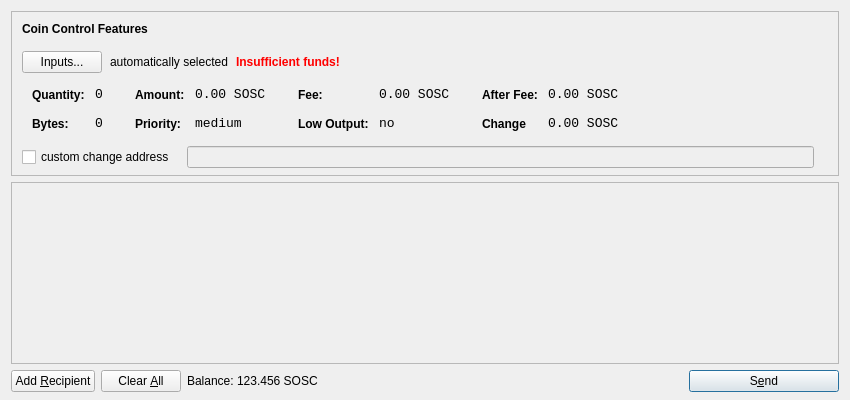
<?xml version="1.0" encoding="UTF-8"?>
<ui version="4.0">
 <class>SendCoinsDialog</class>
 <widget class="QDialog" name="SendCoinsDialog">
  <property name="geometry">
   <rect>
    <x>0</x>
    <y>0</y>
    <width>850</width>
    <height>400</height>
   </rect>
  </property>
  <property name="windowTitle">
   <string>Send Coins</string>
  </property>
  <layout class="QVBoxLayout" name="verticalLayout" stretch="0,1,0">
   <property name="bottomMargin">
    <number>8</number>
   </property>
   <item>
    <widget class="QFrame" name="frameCoinControl">
     <property name="sizePolicy">
      <sizepolicy hsizetype="Expanding" vsizetype="Expanding">
       <horstretch>0</horstretch>
       <verstretch>0</verstretch>
      </sizepolicy>
     </property>
     <property name="maximumSize">
      <size>
       <width>16777215</width>
       <height>16777215</height>
      </size>
     </property>
     <property name="frameShape">
      <enum>QFrame::StyledPanel</enum>
     </property>
     <property name="frameShadow">
      <enum>QFrame::Sunken</enum>
     </property>
     <layout class="QVBoxLayout" name="verticalLayoutCoinControl2">
      <property name="spacing">
       <number>-1</number>
      </property>
      <property name="leftMargin">
       <number>0</number>
      </property>
      <property name="topMargin">
       <number>0</number>
      </property>
      <property name="rightMargin">
       <number>0</number>
      </property>
      <property name="bottomMargin">
       <number>6</number>
      </property>
      <item>
       <layout class="QVBoxLayout" name="verticalLayoutCoinControl" stretch="0,0,0,0,1">
        <property name="spacing">
         <number>0</number>
        </property>
        <property name="leftMargin">
         <number>10</number>
        </property>
        <property name="topMargin">
         <number>10</number>
        </property>
        <item>
         <layout class="QHBoxLayout" name="horizontalLayoutCoinControl1">
          <property name="bottomMargin">
           <number>15</number>
          </property>
          <item>
           <widget class="QLabel" name="labelCoinControlFeatures">
            <property name="sizePolicy">
             <sizepolicy hsizetype="Preferred" vsizetype="Maximum">
              <horstretch>0</horstretch>
              <verstretch>0</verstretch>
             </sizepolicy>
            </property>
            <property name="font">
             <font>
              <weight>75</weight>
              <bold>true</bold>
             </font>
            </property>
            <property name="styleSheet">
             <string notr="true">font-weight:bold;</string>
            </property>
            <property name="text">
             <string>Coin Control Features</string>
            </property>
           </widget>
          </item>
         </layout>
        </item>
        <item>
         <layout class="QHBoxLayout" name="horizontalLayoutCoinControl2" stretch="0,0,0,0">
          <property name="spacing">
           <number>8</number>
          </property>
          <property name="bottomMargin">
           <number>10</number>
          </property>
          <item>
           <widget class="QPushButton" name="pushButtonCoinControl">
            <property name="styleSheet">
             <string notr="true"/>
            </property>
            <property name="text">
             <string>Inputs...</string>
            </property>
           </widget>
          </item>
          <item>
           <widget class="QLabel" name="labelCoinControlAutomaticallySelected">
            <property name="text">
             <string>automatically selected</string>
            </property>
            <property name="margin">
             <number>5</number>
            </property>
           </widget>
          </item>
          <item>
           <widget class="QLabel" name="labelCoinControlInsuffFunds">
            <property name="font">
             <font>
              <weight>75</weight>
              <bold>true</bold>
             </font>
            </property>
            <property name="styleSheet">
             <string notr="true">color:red;font-weight:bold;</string>
            </property>
            <property name="text">
             <string>Insufficient funds!</string>
            </property>
            <property name="margin">
             <number>5</number>
            </property>
           </widget>
          </item>
          <item>
           <spacer name="horizontalSpacerCoinControl">
            <property name="orientation">
             <enum>Qt::Horizontal</enum>
            </property>
            <property name="sizeHint" stdset="0">
             <size>
              <width>40</width>
              <height>1</height>
             </size>
            </property>
           </spacer>
          </item>
         </layout>
        </item>
        <item>
         <widget class="QWidget" name="widgetCoinControl" native="true">
          <property name="sizePolicy">
           <sizepolicy hsizetype="Preferred" vsizetype="Preferred">
            <horstretch>0</horstretch>
            <verstretch>0</verstretch>
           </sizepolicy>
          </property>
          <property name="minimumSize">
           <size>
            <width>0</width>
            <height>0</height>
           </size>
          </property>
          <property name="styleSheet">
           <string notr="true"/>
          </property>
          <layout class="QHBoxLayout" name="horizontalLayoutCoinControl5">
           <property name="margin">
            <number>0</number>
           </property>
           <item>
            <layout class="QHBoxLayout" name="horizontalLayoutCoinControl3" stretch="0,0,0,1">
             <property name="spacing">
              <number>20</number>
             </property>
             <property name="topMargin">
              <number>0</number>
             </property>
             <property name="bottomMargin">
              <number>10</number>
             </property>
             <item>
              <layout class="QFormLayout" name="formLayoutCoinControl1">
               <property name="horizontalSpacing">
                <number>10</number>
               </property>
               <property name="verticalSpacing">
                <number>14</number>
               </property>
               <property name="leftMargin">
                <number>10</number>
               </property>
               <property name="topMargin">
                <number>4</number>
               </property>
               <property name="rightMargin">
                <number>6</number>
               </property>
               <item row="0" column="0">
                <widget class="QLabel" name="labelCoinControlQuantityText">
                 <property name="styleSheet">
                  <string notr="true">font-weight:bold;</string>
                 </property>
                 <property name="text">
                  <string>Quantity:</string>
                 </property>
                 <property name="margin">
                  <number>0</number>
                 </property>
                </widget>
               </item>
               <item row="0" column="1">
                <widget class="QLabel" name="labelCoinControlQuantity">
                 <property name="font">
                  <font>
                   <family>Monospace</family>
                   <pointsize>10</pointsize>
                  </font>
                 </property>
                 <property name="cursor">
                  <cursorShape>IBeamCursor</cursorShape>
                 </property>
                 <property name="contextMenuPolicy">
                  <enum>Qt::ActionsContextMenu</enum>
                 </property>
                 <property name="text">
                  <string>0</string>
                 </property>
                 <property name="margin">
                  <number>0</number>
                 </property>
                 <property name="textInteractionFlags">
                  <set>Qt::LinksAccessibleByMouse|Qt::TextSelectableByKeyboard|Qt::TextSelectableByMouse</set>
                 </property>
                </widget>
               </item>
               <item row="1" column="0">
                <widget class="QLabel" name="labelCoinControlBytesText">
                 <property name="styleSheet">
                  <string notr="true">font-weight:bold;</string>
                 </property>
                 <property name="text">
                  <string>Bytes:</string>
                 </property>
                </widget>
               </item>
               <item row="1" column="1">
                <widget class="QLabel" name="labelCoinControlBytes">
                 <property name="font">
                  <font>
                   <family>Monospace</family>
                   <pointsize>10</pointsize>
                  </font>
                 </property>
                 <property name="cursor">
                  <cursorShape>IBeamCursor</cursorShape>
                 </property>
                 <property name="contextMenuPolicy">
                  <enum>Qt::ActionsContextMenu</enum>
                 </property>
                 <property name="text">
                  <string>0</string>
                 </property>
                 <property name="textInteractionFlags">
                  <set>Qt::LinksAccessibleByMouse|Qt::TextSelectableByKeyboard|Qt::TextSelectableByMouse</set>
                 </property>
                </widget>
               </item>
              </layout>
             </item>
             <item>
              <layout class="QFormLayout" name="formLayoutCoinControl2">
               <property name="horizontalSpacing">
                <number>10</number>
               </property>
               <property name="verticalSpacing">
                <number>14</number>
               </property>
               <property name="leftMargin">
                <number>6</number>
               </property>
               <property name="topMargin">
                <number>4</number>
               </property>
               <property name="rightMargin">
                <number>6</number>
               </property>
               <item row="0" column="0">
                <widget class="QLabel" name="labelCoinControlAmountText">
                 <property name="styleSheet">
                  <string notr="true">font-weight:bold;</string>
                 </property>
                 <property name="text">
                  <string>Amount:</string>
                 </property>
                 <property name="margin">
                  <number>0</number>
                 </property>
                </widget>
               </item>
               <item row="0" column="1">
                <widget class="QLabel" name="labelCoinControlAmount">
                 <property name="font">
                  <font>
                   <family>Monospace</family>
                   <pointsize>10</pointsize>
                  </font>
                 </property>
                 <property name="cursor">
                  <cursorShape>IBeamCursor</cursorShape>
                 </property>
                 <property name="contextMenuPolicy">
                  <enum>Qt::ActionsContextMenu</enum>
                 </property>
                 <property name="text">
                  <string>0.00 SOSC</string>
                 </property>
                 <property name="textInteractionFlags">
                  <set>Qt::LinksAccessibleByMouse|Qt::TextSelectableByKeyboard|Qt::TextSelectableByMouse</set>
                 </property>
                </widget>
               </item>
               <item row="1" column="0">
                <widget class="QLabel" name="labelCoinControlPriorityText">
                 <property name="styleSheet">
                  <string notr="true">font-weight:bold;</string>
                 </property>
                 <property name="text">
                  <string>Priority:</string>
                 </property>
                </widget>
               </item>
               <item row="1" column="1">
                <widget class="QLabel" name="labelCoinControlPriority">
                 <property name="font">
                  <font>
                   <family>Monospace</family>
                   <pointsize>10</pointsize>
                  </font>
                 </property>
                 <property name="cursor">
                  <cursorShape>IBeamCursor</cursorShape>
                 </property>
                 <property name="contextMenuPolicy">
                  <enum>Qt::ActionsContextMenu</enum>
                 </property>
                 <property name="text">
                  <string>medium</string>
                 </property>
                 <property name="textInteractionFlags">
                  <set>Qt::LinksAccessibleByMouse|Qt::TextSelectableByKeyboard|Qt::TextSelectableByMouse</set>
                 </property>
                </widget>
               </item>
              </layout>
             </item>
             <item>
              <layout class="QFormLayout" name="formLayoutCoinControl3">
               <property name="horizontalSpacing">
                <number>10</number>
               </property>
               <property name="verticalSpacing">
                <number>14</number>
               </property>
               <property name="leftMargin">
                <number>6</number>
               </property>
               <property name="topMargin">
                <number>4</number>
               </property>
               <property name="rightMargin">
                <number>6</number>
               </property>
               <item row="0" column="0">
                <widget class="QLabel" name="labelCoinControlFeeText">
                 <property name="styleSheet">
                  <string notr="true">font-weight:bold;</string>
                 </property>
                 <property name="text">
                  <string>Fee:</string>
                 </property>
                 <property name="margin">
                  <number>0</number>
                 </property>
                </widget>
               </item>
               <item row="0" column="1">
                <widget class="QLabel" name="labelCoinControlFee">
                 <property name="font">
                  <font>
                   <family>Monospace</family>
                   <pointsize>10</pointsize>
                  </font>
                 </property>
                 <property name="cursor">
                  <cursorShape>IBeamCursor</cursorShape>
                 </property>
                 <property name="contextMenuPolicy">
                  <enum>Qt::ActionsContextMenu</enum>
                 </property>
                 <property name="text">
                  <string>0.00 SOSC</string>
                 </property>
                 <property name="textInteractionFlags">
                  <set>Qt::LinksAccessibleByMouse|Qt::TextSelectableByKeyboard|Qt::TextSelectableByMouse</set>
                 </property>
                </widget>
               </item>
               <item row="1" column="0">
                <widget class="QLabel" name="labelCoinControlLowOutputText">
                 <property name="styleSheet">
                  <string notr="true">font-weight:bold;</string>
                 </property>
                 <property name="text">
                  <string>Low Output:</string>
                 </property>
                </widget>
               </item>
               <item row="1" column="1">
                <widget class="QLabel" name="labelCoinControlLowOutput">
                 <property name="font">
                  <font>
                   <family>Monospace</family>
                   <pointsize>10</pointsize>
                  </font>
                 </property>
                 <property name="cursor">
                  <cursorShape>IBeamCursor</cursorShape>
                 </property>
                 <property name="contextMenuPolicy">
                  <enum>Qt::ActionsContextMenu</enum>
                 </property>
                 <property name="text">
                  <string>no</string>
                 </property>
                 <property name="textInteractionFlags">
                  <set>Qt::LinksAccessibleByMouse|Qt::TextSelectableByKeyboard|Qt::TextSelectableByMouse</set>
                 </property>
                </widget>
               </item>
              </layout>
             </item>
             <item>
              <layout class="QFormLayout" name="formLayoutCoinControl4">
               <property name="horizontalSpacing">
                <number>10</number>
               </property>
               <property name="verticalSpacing">
                <number>14</number>
               </property>
               <property name="leftMargin">
                <number>6</number>
               </property>
               <property name="topMargin">
                <number>4</number>
               </property>
               <property name="rightMargin">
                <number>6</number>
               </property>
               <item row="0" column="0">
                <widget class="QLabel" name="labelCoinControlAfterFeeText">
                 <property name="styleSheet">
                  <string notr="true">font-weight:bold;</string>
                 </property>
                 <property name="text">
                  <string>After Fee:</string>
                 </property>
                 <property name="margin">
                  <number>0</number>
                 </property>
                </widget>
               </item>
               <item row="0" column="1">
                <widget class="QLabel" name="labelCoinControlAfterFee">
                 <property name="font">
                  <font>
                   <family>Monospace</family>
                   <pointsize>10</pointsize>
                  </font>
                 </property>
                 <property name="cursor">
                  <cursorShape>IBeamCursor</cursorShape>
                 </property>
                 <property name="contextMenuPolicy">
                  <enum>Qt::ActionsContextMenu</enum>
                 </property>
                 <property name="text">
                  <string>0.00 SOSC</string>
                 </property>
                 <property name="textInteractionFlags">
                  <set>Qt::LinksAccessibleByMouse|Qt::TextSelectableByKeyboard|Qt::TextSelectableByMouse</set>
                 </property>
                </widget>
               </item>
               <item row="1" column="0">
                <widget class="QLabel" name="labelCoinControlChangeText">
                 <property name="styleSheet">
                  <string notr="true">font-weight:bold;</string>
                 </property>
                 <property name="text">
                  <string>Change</string>
                 </property>
                </widget>
               </item>
               <item row="1" column="1">
                <widget class="QLabel" name="labelCoinControlChange">
                 <property name="font">
                  <font>
                   <family>Monospace</family>
                   <pointsize>10</pointsize>
                  </font>
                 </property>
                 <property name="cursor">
                  <cursorShape>IBeamCursor</cursorShape>
                 </property>
                 <property name="contextMenuPolicy">
                  <enum>Qt::ActionsContextMenu</enum>
                 </property>
                 <property name="text">
                  <string>0.00 SOSC</string>
                 </property>
                 <property name="textInteractionFlags">
                  <set>Qt::LinksAccessibleByMouse|Qt::TextSelectableByKeyboard|Qt::TextSelectableByMouse</set>
                 </property>
                </widget>
               </item>
              </layout>
             </item>
            </layout>
           </item>
          </layout>
         </widget>
        </item>
        <item>
         <layout class="QHBoxLayout" name="horizontalLayoutCoinControl4" stretch="0,0,0">
          <property name="spacing">
           <number>12</number>
          </property>
          <property name="sizeConstraint">
           <enum>QLayout::SetDefaultConstraint</enum>
          </property>
          <property name="topMargin">
           <number>5</number>
          </property>
          <property name="rightMargin">
           <number>5</number>
          </property>
          <item>
           <widget class="QCheckBox" name="checkBoxCoinControlChange">
            <property name="text">
             <string>custom change address</string>
            </property>
           </widget>
          </item>
          <item>
           <widget class="QLineEdit" name="lineEditCoinControlChange">
            <property name="enabled">
             <bool>false</bool>
            </property>
            <property name="sizePolicy">
             <sizepolicy hsizetype="Expanding" vsizetype="Fixed">
              <horstretch>0</horstretch>
              <verstretch>0</verstretch>
             </sizepolicy>
            </property>
           </widget>
          </item>
          <item>
           <widget class="QLabel" name="labelCoinControlChangeLabel">
            <property name="sizePolicy">
             <sizepolicy hsizetype="Preferred" vsizetype="Expanding">
              <horstretch>0</horstretch>
              <verstretch>0</verstretch>
             </sizepolicy>
            </property>
            <property name="minimumSize">
             <size>
              <width>0</width>
              <height>0</height>
             </size>
            </property>
            <property name="text">
             <string/>
            </property>
            <property name="margin">
             <number>3</number>
            </property>
           </widget>
          </item>
         </layout>
        </item>
        <item>
         <spacer name="verticalSpacerCoinControl">
          <property name="orientation">
           <enum>Qt::Vertical</enum>
          </property>
          <property name="sizeHint" stdset="0">
           <size>
            <width>800</width>
            <height>1</height>
           </size>
          </property>
         </spacer>
        </item>
       </layout>
      </item>
     </layout>
    </widget>
   </item>
   <item>
    <widget class="QScrollArea" name="scrollArea">
     <property name="widgetResizable">
      <bool>true</bool>
     </property>
     <widget class="QWidget" name="scrollAreaWidgetContents">
      <property name="geometry">
       <rect>
        <x>0</x>
        <y>0</y>
        <width>830</width>
        <height>165</height>
       </rect>
      </property>
      <layout class="QVBoxLayout" name="verticalLayout_2">
       <property name="margin">
        <number>0</number>
       </property>
       <item>
        <layout class="QVBoxLayout" name="entries">
         <property name="spacing">
          <number>6</number>
         </property>
        </layout>
       </item>
       <item>
        <spacer name="verticalSpacer">
         <property name="orientation">
          <enum>Qt::Vertical</enum>
         </property>
         <property name="sizeHint" stdset="0">
          <size>
           <width>20</width>
           <height>40</height>
          </size>
         </property>
        </spacer>
       </item>
      </layout>
     </widget>
    </widget>
   </item>
   <item>
    <layout class="QHBoxLayout" name="horizontalLayout">
     <item>
      <widget class="QPushButton" name="addButton">
       <property name="toolTip">
        <string>Send to multiple recipients at once</string>
       </property>
       <property name="text">
        <string>Add &amp;Recipient</string>
       </property>
       <property name="icon">
        <iconset resource="../bitcoin.qrc">
         <normaloff>:/icons/add</normaloff>:/icons/add</iconset>
       </property>
       <property name="autoDefault">
        <bool>false</bool>
       </property>
      </widget>
     </item>
     <item>
      <widget class="QPushButton" name="clearButton">
       <property name="sizePolicy">
        <sizepolicy hsizetype="Minimum" vsizetype="Fixed">
         <horstretch>0</horstretch>
         <verstretch>0</verstretch>
        </sizepolicy>
       </property>
       <property name="toolTip">
        <string>Remove all transaction fields</string>
       </property>
       <property name="text">
        <string>Clear &amp;All</string>
       </property>
       <property name="icon">
        <iconset resource="../bitcoin.qrc">
         <normaloff>:/icons/remove</normaloff>:/icons/remove</iconset>
       </property>
       <property name="autoRepeatDelay">
        <number>300</number>
       </property>
       <property name="autoDefault">
        <bool>false</bool>
       </property>
      </widget>
     </item>
     <item>
      <layout class="QHBoxLayout" name="horizontalLayout_2">
       <property name="spacing">
        <number>3</number>
       </property>
       <item>
        <widget class="QLabel" name="label">
         <property name="sizePolicy">
          <sizepolicy hsizetype="Preferred" vsizetype="Fixed">
           <horstretch>0</horstretch>
           <verstretch>0</verstretch>
          </sizepolicy>
         </property>
         <property name="text">
          <string>Balance:</string>
         </property>
        </widget>
       </item>
       <item>
        <widget class="QLabel" name="labelBalance">
         <property name="sizePolicy">
          <sizepolicy hsizetype="Preferred" vsizetype="Fixed">
           <horstretch>0</horstretch>
           <verstretch>0</verstretch>
          </sizepolicy>
         </property>
         <property name="cursor">
          <cursorShape>IBeamCursor</cursorShape>
         </property>
         <property name="text">
          <string>123.456 SOSC</string>
         </property>
         <property name="textInteractionFlags">
          <set>Qt::LinksAccessibleByMouse|Qt::TextSelectableByKeyboard|Qt::TextSelectableByMouse</set>
         </property>
        </widget>
       </item>
      </layout>
     </item>
     <item>
      <spacer name="horizontalSpacer">
       <property name="orientation">
        <enum>Qt::Horizontal</enum>
       </property>
       <property name="sizeHint" stdset="0">
        <size>
         <width>40</width>
         <height>20</height>
        </size>
       </property>
      </spacer>
     </item>
     <item>
      <widget class="QPushButton" name="sendButton">
       <property name="minimumSize">
        <size>
         <width>150</width>
         <height>0</height>
        </size>
       </property>
       <property name="toolTip">
        <string>Confirm the send action</string>
       </property>
       <property name="text">
        <string>S&amp;end</string>
       </property>
       <property name="icon">
        <iconset resource="../bitcoin.qrc">
         <normaloff>:/icons/send</normaloff>:/icons/send</iconset>
       </property>
       <property name="default">
        <bool>true</bool>
       </property>
      </widget>
     </item>
    </layout>
   </item>
  </layout>
 </widget>
 <resources>
  <include location="../bitcoin.qrc"/>
 </resources>
 <connections/>
</ui>
